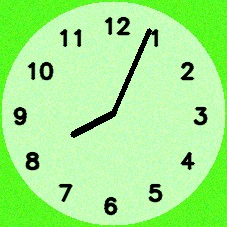
#> input picture predict/ori_clocks/img_1778.jpg, 227 x 227 px
$ python ellipse_transform1_0.py predict/ori_clocks/img_1778.jpg
#> lines starting #> are read from the running program, lines starting #| are printed output that depends on the picture; after the words box and inside, x2 and y2 are one past the last pixel; in counts of white or black regions, pixels touching at a corner belong together
import cv2
import numpy as np
import matplotlib.pyplot as plt

# 设置matplotlib字体
plt.rcParams['font.sans-serif'] = ['SimHei', 'Microsoft YaHei', 'SimSun', 'KaiTi', 'FangSong']
plt.rcParams['axes.unicode_minus'] = False
plt.rcParams['font.size'] = 12

def is_ellipse(contour, ellipse, image_shape):
    """
    判断给定轮廓是否为椭圆

    参数:
    contour: 轮廓点集
    ellipse: 拟合的椭圆参数 ((cx,cy), (width,height), angle)
    image_shape: 图像尺寸 (height, width)

    返回:
    bool: 是否为椭圆
    float: 椭圆拟合度分数 (0-1)
    float: 椭圆面积与图像面积的比率
    """
    # 1. 计算轮廓周长与面积比例（紧凑度）
    contour_area = cv2.contourArea(contour)
    perimeter = cv2.arcLength(contour, True)
    circularity = 4 * np.pi * contour_area / (perimeter * perimeter) if perimeter > 0 else 0

    # 2. 计算轮廓与拟合椭圆的重叠度
    # 创建掩码图像
    mask_contour = np.zeros((1000, 1000), dtype=np.uint8)
    mask_ellipse = np.zeros((1000, 1000), dtype=np.uint8)

    # 绘制轮廓和椭圆
    cv2.drawContours(mask_contour, [contour], 0, 255, -1)
    cv2.ellipse(mask_ellipse, ellipse, 255, -1)

    # 计算重叠区域
    intersection = cv2.bitwise_and(mask_contour, mask_ellipse)
    union = cv2.bitwise_or(mask_contour, mask_ellipse)

    intersection_area = cv2.countNonZero(intersection)
    union_area = cv2.countNonZero(union)

    iou = intersection_area / union_area if union_area > 0 else 0

    # 3. 椭圆拟合误差
    (center, (width, height), angle) = ellipse
    aspect_ratio = max(width, height) / min(width, height) if min(width, height) > 0 else float('inf')

    # 4. 计算拟合椭圆面积与图像面积的比率
    ellipse_area = np.pi * (width/2) * (height/2)  # 椭圆面积公式：π * a * b
    image_area = image_shape[0] * image_shape[1]  # 图像面积 = 高 * 宽
    image_ratio = ellipse_area / image_area if image_area > 0 else float('inf')

    # 5. 计算拟合椭圆面积与轮廓面积比率
    contour_ratio = ellipse_area / contour_area if contour_area > 0 else float('inf')

    # 椭圆拟合度分数
    area_score_image = max(0, 1 - abs(image_ratio - 0.5)) if 0.1 <= image_ratio <= 0.9 else 0
    area_score_contour = max(0, 1 - abs(contour_ratio - 1)) if 0.7 <= contour_ratio <= 1.3 else 0

    ellipse_score = (circularity * 0.2) + (iou * 0.4) + (area_score_contour * 0.2) + (area_score_image * 0.2)

    # 判断条件
    is_valid_ellipse = (iou > 0.5 and
                        aspect_ratio < 3.0 and
                        aspect_ratio > 1.05 and
                        circularity > 0.5 and
                        0.2 <= image_ratio <= 0.9 and
                        0.6 <= contour_ratio <= 1.3 and
                        ellipse_score > 0.6)

    return is_valid_ellipse, ellipse_score, image_ratio

def transform_ellipse_image(image, save_visualization=True):
    """
    检测图像中的椭圆并进行仿射变换使其变为圆形

    参数:
    image: OpenCV格式的图像 (numpy array)
    save_visualization: 是否生成可视化结果图像

    返回:
    numpy.ndarray: 校正后的图像，如果未检测到有效椭圆则返回原图
    numpy.ndarray: 可视化过程的图像，如果save_visualization为False则返回None
    """
    if image is None:
        return None, None

    # 制作一份RGB格式图像用于可视化
    image_rgb = cv2.cvtColor(image, cv2.COLOR_BGR2RGB) if save_visualization else None

    # 转为灰度图
    gray = cv2.cvtColor(image, cv2.COLOR_BGR2GRAY)

    # 高斯模糊去除噪点
    blurred = cv2.GaussianBlur(gray, (5, 5), 0)

    # 自适应阈值
    thresh = cv2.adaptiveThreshold(
        blurred, 255, cv2.ADAPTIVE_THRESH_GAUSSIAN_C,
        cv2.THRESH_BINARY_INV, 11, 2
    )

    # 轮廓检测
    contours, _ = cv2.findContours(thresh, cv2.RETR_EXTERNAL, cv2.CHAIN_APPROX_NONE)

    # 筛选合适的轮廓
    valid_contours = []
    for contour in contours:
        # 至少5个点才能拟合椭圆
        if len(contour) >= 5:
            area = cv2.contourArea(contour)
            # 排除太小的轮廓
            if area > 100:
                # 计算凸包
                hull = cv2.convexHull(contour)
                hull_area = cv2.contourArea(hull)

                # 计算椭圆度和凸性
                solidity = float(area) / hull_area if hull_area > 0 else 0

                # 椭圆应该有较高的凸性
                if solidity > 0.8:
                    valid_contours.append((contour, area))

    # 选择面积最大的轮廓
    if not valid_contours:
        return image, None  # 未检测到有效轮廓，返回原图

    # 选出面积最大的轮廓
    best_contour = max(valid_contours, key=lambda x: x[1])[0]

    # 如果需要可视化，绘制最佳轮廓图像
    best_contour_img = None
    if save_visualization:
        best_contour_img = image.copy()
        cv2.drawContours(best_contour_img, [best_contour], 0, (255, 0, 0), 2)

    # 拟合椭圆
    best_ellipse = cv2.fitEllipse(best_contour)

    # 判断是否为椭圆，传入图像尺寸
    is_valid_ellipse, ellipse_score, area_ratio = is_ellipse(best_contour, best_ellipse, image.shape[:2])

    # 如果需要可视化，绘制拟合椭圆的图像
    best_ellipse_img = None
    if save_visualization:
        best_ellipse_img = image.copy()
        cv2.ellipse(best_ellipse_img, best_ellipse, (0, 0, 255), 2)

    # 获取椭圆参数
    (center, (width, height), angle) = best_ellipse
    cx, cy = center
    major_axis = max(width, height)
    minor_axis = min(width, height)
    aspect_ratio = major_axis / minor_axis

    # 创建校正后的图像
    corrected_img = None

    # 仅当轮廓确实是椭圆时才进行仿射变换
    if is_valid_ellipse:
        # 修正角度解释
        if height > width:
            angle += 90

        # 转换角度为弧度
        angle_rad = np.deg2rad(angle)

        # 创建更大的空白画布
        h, w = image.shape[:2]
        canvas_size = int(max(h, w) * max(2.0, aspect_ratio) * 1.2)
        canvas = np.zeros((canvas_size, canvas_size, 3), dtype=np.uint8)

        # 复制原图到画布中心
        x_offset = (canvas_size - w) // 2
        y_offset = (canvas_size - h) // 2
        canvas[y_offset:y_offset+h, x_offset:x_offset+w] = image

        # 调整中心点坐标
        cx_new = cx + x_offset
        cy_new = cy + y_offset

        # 计算变换矩阵
        T1 = np.array([[1, 0, -cx_new], [0, 1, -cy_new], [0, 0, 1]])

        cos_a = np.cos(-angle_rad)
        sin_a = np.sin(-angle_rad)
        R1 = np.array([[cos_a, -sin_a, 0], [sin_a, cos_a, 0], [0, 0, 1]])

        scale_x = 1.0
        scale_y = major_axis / minor_axis
        S = np.array([[scale_x, 0, 0], [0, scale_y, 0], [0, 0, 1]])

        R2 = np.array([[cos_a, sin_a, 0], [-sin_a, cos_a, 0], [0, 0, 1]])

        T2 = np.array([[1, 0, cx_new], [0, 1, cy_new], [0, 0, 1]])

        # 组合变换矩阵
        M = T2.dot(R2).dot(S).dot(R1).dot(T1)
        affine_matrix = M[:2, :]

        # 执行仿射变换
        corrected_canvas = cv2.warpAffine(canvas, affine_matrix, (canvas_size, canvas_size), flags=cv2.INTER_LINEAR)

        # 裁剪黑边
        corrected_gray = cv2.cvtColor(corrected_canvas, cv2.COLOR_BGR2GRAY)
        _, thresh = cv2.threshold(corrected_gray, 5, 255, cv2.THRESH_BINARY)

        kernel = np.ones((5, 5), np.uint8)
        thresh = cv2.dilate(thresh, kernel, iterations=2)
        thresh = cv2.erode(thresh, kernel, iterations=1)

        contours, _ = cv2.findContours(thresh, cv2.RETR_EXTERNAL, cv2.CHAIN_APPROX_SIMPLE)

        if contours and len(contours) > 0:
            max_contour = max(contours, key=cv2.contourArea)
            x, y, w_crop, h_crop = cv2.boundingRect(max_contour)

            # 减小黑边
            padding = 5
            margin = 15  # 略微增加向内收缩的像素数
            x = max(0, x + margin - padding)
            y = max(0, y + margin - padding)
            w_crop = min(canvas_size - x, w_crop - 2*margin + 2*padding)
            h_crop = min(canvas_size - y, h_crop - 2*margin + 2*padding)

            corrected_img = corrected_canvas[y:y+h_crop, x:x+w_crop]
        else:
            corrected_img = corrected_canvas
    else:
        # 如果不是椭圆，则直接使用原图
        corrected_img = image.copy()

    # 创建可视化图像
    visualization = None
    if save_visualization:
        # 将所有图像显示在一个2x2布局中
        fig = plt.figure(figsize=(12, 10))

        # 原始图像
        plt.subplot(2, 2, 1)
        plt.imshow(image_rgb)
        plt.title('原始图像')
        plt.axis('off')

        # 最佳轮廓
        plt.subplot(2, 2, 2)
        plt.imshow(cv2.cvtColor(best_contour_img, cv2.COLOR_BGR2RGB))
        plt.title('最佳轮廓')
        plt.axis('off')

        # 拟合椭圆
        plt.subplot(2, 2, 3)
        plt.imshow(cv2.cvtColor(best_ellipse_img, cv2.COLOR_BGR2RGB))
        ellipse_title = f'拟合椭圆 (比例: {aspect_ratio:.2f})'
        if is_valid_ellipse:
            ellipse_title += f' - 有效椭圆(分数:{ellipse_score:.2f}, 占图:{area_ratio:.2f})'
        else:
            ellipse_title += f' - 非椭圆(分数:{ellipse_score:.2f}, 占图:{area_ratio:.2f})'
        plt.title(ellipse_title)
        plt.axis('off')

        # 校正后图像
        plt.subplot(2, 2, 4)
        plt.imshow(cv2.cvtColor(corrected_img, cv2.COLOR_BGR2RGB))
        if is_valid_ellipse:
            plt.title('校正后图像（已裁剪黑边）')
        else:
            plt.title('原始图像（未检测到有效椭圆）')
        plt.axis('off')

        plt.tight_layout()

        # 将图形转换为图像
        fig.canvas.draw()
        visualization = np.frombuffer(fig.canvas.tostring_rgb(), dtype=np.uint8)
        visualization = visualization.reshape(fig.canvas.get_width_height()[::-1] + (3,))
        plt.close(fig)  # 关闭图形，避免显示

    return corrected_img, visualization

# 使用示例
if __name__ == "__main__":
    # 测试代码
    import sys

    if len(sys.argv) > 1:
        # 从命令行参数获取图像路径
        image_path = sys.argv[1]
        image = cv2.imread(image_path)
#> image is the input picture: shape (227, 227, 3); mean B, G, R 138.5, 239.4, 161.4

        if image is not None:
            # 处理图像，同时生成可视化结果
            result, visualization = transform_ellipse_image(image)
#> in transform_ellipse_image, `blurred = cv2.GaussianBlur(gray, (5, 5), 0)`:
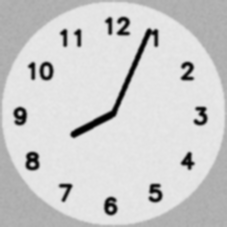
#> blurred: shape (227, 227); min 1, max 233, mean 204.6
#> in transform_ellipse_image, `thresh = cv2.adaptiveThreshold( blurred, 255, cv2.ADAPTIVE_THRESH_GAUS..`:
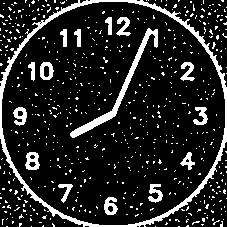
#> thresh: shape (227, 227); 14.2% white; 603 white regions (587 under 20 px)
#> in transform_ellipse_image, `contours, _ = cv2.findContours(thresh, cv2.RETR_EXTERNAL, cv2.CHAIN_AP..`: contours = 219 contours, 218 with area under 20; largest, box (x1, y1, x2, y2) and area: (0, 0, 227, 227) 41730
#> the loop in transform_ellipse_image, `for contour in contours:` made 219 passes
#> contour on passes 1 to 3: [[178, 226], [179, 226]], [[155, 226]], [[31, 226]]
#> after the loop in transform_ellipse_image, `for contour in contours:`: valid_contours = 1 item
#> in transform_ellipse_image, `best_contour = max(valid_contours, key=lambda x: x[1])[0]`: best_contour = contour of 839 points, box (x1, y1, x2, y2) (0, 0, 227, 227), area 41730
#> in transform_ellipse_image, `cv2.drawContours(best_contour_img, [best_contour], 0, (255, 0, 0), 2)`:
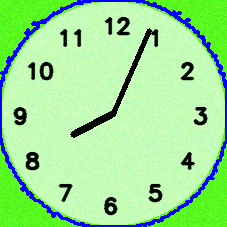
#> best_contour_img: shape (227, 227, 3); 5.06% of pixels changed, all inside (x1, y1, x2, y2) = (0, 0, 227, 227)
#> in transform_ellipse_image, `best_ellipse = cv2.fitEllipse(best_contour)`: best_ellipse = ((112.9, 112.7), (231.3, 231.3), 170.2)
#> in is_ellipse, `contour_area = cv2.contourArea(contour)`: contour_area = 41729.5
#> in is_ellipse, `perimeter = cv2.arcLength(contour, True)`: perimeter = 969.5
#> in is_ellipse, `circularity = 4 * np.pi * contour_area / (perimeter * perimeter) if pe..`: circularity = 0.558
#> in is_ellipse, `cv2.drawContours(mask_contour, [contour], 0, 255, -1)`:
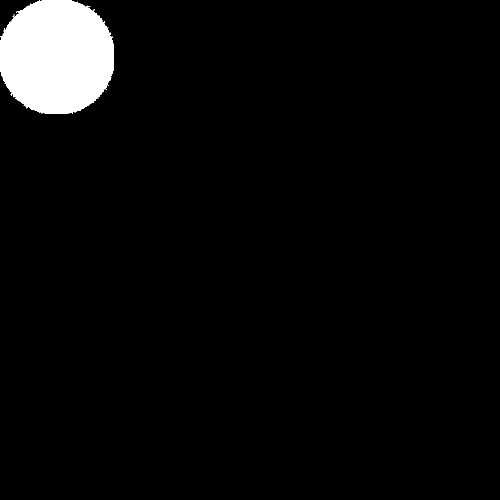
#> mask_contour: shape (1000, 1000) (shown at 1/2 size); 4.2% white; 1 white region, box (x1, y1, x2, y2) and area: (0, 0, 227, 227) 42150
#> in is_ellipse, `cv2.ellipse(mask_ellipse, ellipse, 255, -1)`: mask_ellipse: shape (1000, 1000); 4.2% white; 1 white region, box (x1, y1, x2, y2) and area: (0, 0, 230, 229) 42134
#> in is_ellipse, `intersection = cv2.bitwise_and(mask_contour, mask_ellipse)`: intersection: shape (1000, 1000); 4.2% white; 1 white region, box (x1, y1, x2, y2) and area: (0, 0, 227, 227) 41865
#> in is_ellipse, `union = cv2.bitwise_or(mask_contour, mask_ellipse)`: union: shape (1000, 1000); 4.2% white; 1 white region, box (x1, y1, x2, y2) and area: (0, 0, 230, 229) 42419
#> in is_ellipse, `intersection_area = cv2.countNonZero(intersection)`: intersection_area = 41865
#> in is_ellipse, `union_area = cv2.countNonZero(union)`: union_area = 42419
#> in is_ellipse, `iou = intersection_area / union_area if union_area > 0 else 0`: iou = 0.987
#> in is_ellipse, `(center, (width, height), angle) = ellipse`: center = (112.9, 112.7); width = 231.3; angle = 170.2
#> in is_ellipse, `aspect_ratio = max(width, height) / min(width, height) if min(width, h..`: aspect_ratio = 1
#> in is_ellipse, `ellipse_area = np.pi * (width/2) * (height/2)`: ellipse_area = 42022.8
#> in is_ellipse, `image_ratio = ellipse_area / image_area if image_area > 0 else float('..`: image_ratio = 0.816
#> in is_ellipse, `contour_ratio = ellipse_area / contour_area if contour_area > 0 else f..`: contour_ratio = 1.01
#> in is_ellipse, `area_score_image = max(0, 1 - abs(image_ratio - 0.5)) if 0.1 <= image_..`: area_score_image = 0.684
#> in is_ellipse, `area_score_contour = max(0, 1 - abs(contour_ratio - 1)) if 0.7 <= cont..`: area_score_contour = 0.993
#> in is_ellipse, `ellipse_score = (circularity * 0.2) + (iou * 0.4) + (area_score_contou..`: ellipse_score = 0.842
#> in is_ellipse, `is_valid_ellipse = (iou > 0.5 and aspect_ratio < 3.0 and aspect_ratio ..`: is_valid_ellipse = False
#> in transform_ellipse_image, `is_valid_ellipse, ellipse_score, area_ratio = is_ellipse(best_contour,..`: ellipse_score = 0.842; area_ratio = 0.816
#> in transform_ellipse_image, `cv2.ellipse(best_ellipse_img, best_ellipse, (0, 0, 255), 2)`:
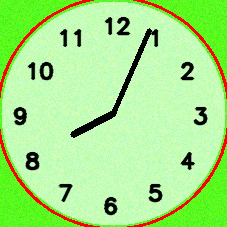
#> best_ellipse_img: shape (227, 227, 3); 3.19% of pixels changed, all inside (x1, y1, x2, y2) = (0, 0, 227, 227)
#> in transform_ellipse_image, `(center, (width, height), angle) = best_ellipse`: center = (112.9, 112.7); width = 231.3; angle = 170.2
#> in transform_ellipse_image, `cx, cy = center`: cx = 112.9; cy = 112.7
#> in transform_ellipse_image, `major_axis = max(width, height)`: major_axis = 231.3
#> in transform_ellipse_image, `aspect_ratio = major_axis / minor_axis`: aspect_ratio = 1
#> in transform_ellipse_image, `ellipse_title = f'拟合椭圆 (比例: {aspect_ratio:.2f})'`: ellipse_title = '拟合椭圆 (比例: 1.00)'
#> in transform_ellipse_image, `ellipse_title += f' - 非椭圆(分数:{ellipse_score:.2f}, 占图:{area_ratio:.2f})'`: ellipse_title = '拟合椭圆 (比例: 1.00) - 非椭圆(分数:0.84, 占图:0.82)'
#> in transform_ellipse_image, `plt.close(fig)`:
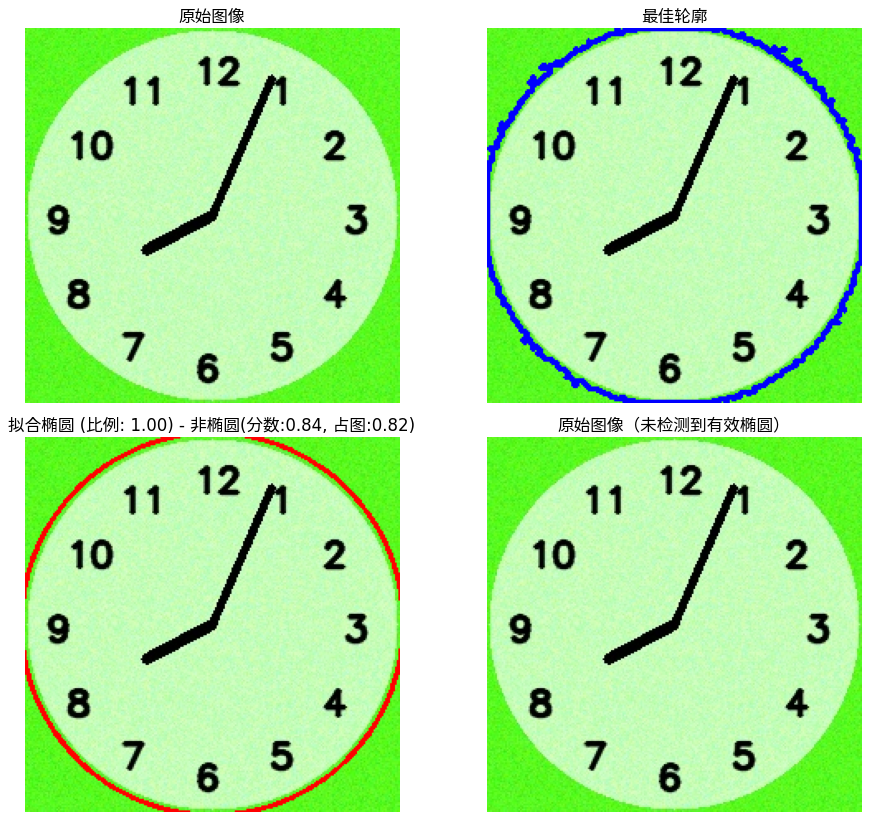
#> figure drawn by matplotlib, 4 panels
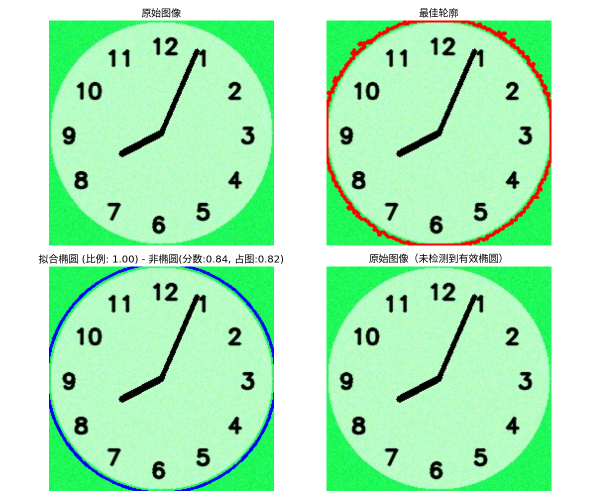
#> visualization: shape (1000, 1200, 3) (shown at 1/2 size); mean B, G, R 190.7, 239.6, 176.9

            # 显示结果
            cv2.imshow("原始图像", image)
            cv2.imshow("处理后图像", result)

            # 如果有可视化结果，显示它
            if visualization is not None:
                # 转换RGB为BGR (OpenCV格式)
                visualization_bgr = cv2.cvtColor(visualization, cv2.COLOR_RGB2BGR)
                cv2.imshow("处理过程可视化", visualization_bgr)

            cv2.waitKey(0)
            cv2.destroyAllWindows()

            # 保存结果
            cv2.imwrite("result_transformed.jpg", result)
            if visualization is not None:
                cv2.imwrite("result_visualization.jpg", visualization_bgr)
            print("结果已保存为 result_transformed.jpg 和 result_visualization.jpg")
        else:
            print(f"无法加载图像: {image_path}")
    else:
        print("使用方法: python ellipse_transform.py <图像路径>")

$ run again, on predict/ori_clocks/img_1804.jpg
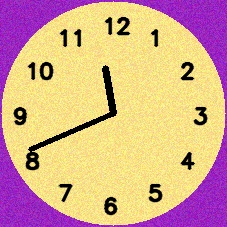
#> input picture predict/ori_clocks/img_1804.jpg, 227 x 227 px
#> image is the input picture: shape (227, 227, 3); mean B, G, R 142.7, 170.5, 213
#> in transform_ellipse_image, `thresh = cv2.adaptiveThreshold( blurred, 255, cv2.ADAPTIVE_THRESH_GAUS..`:
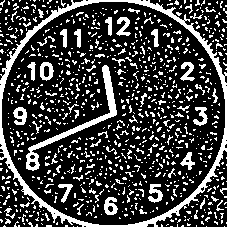
#> thresh: shape (227, 227); 24.6% white; 952 white regions (887 under 20 px)
#> contours = 234 contours, 232 with area under 20; largest, box (x1, y1, x2, y2) and area: (0, 0, 227, 227) 42272, (4, 208, 15, 219) 22
#> the loop in transform_ellipse_image, `for contour in contours:` made 234 passes
#> area on pass 64: 22.5
#> after the loop in transform_ellipse_image, `for contour in contours:`: valid_contours = 1 item
#> best_contour = contour of 951 points, box (x1, y1, x2, y2) (0, 0, 227, 227), area 42272
#> best_contour_img: shape (227, 227, 3); 5.5% of pixels changed, all inside (x1, y1, x2, y2) = (0, 0, 227, 227)
#> best_ellipse = ((112.9, 113.1), (233.1, 233.9), 31)
#> contour_area = 42272.5
#> perimeter = 1093.1
#> circularity = 0.445
#> mask_contour: shape (1000, 1000); 4.3% white; 1 white region, box (x1, y1, x2, y2) and area: (0, 0, 227, 227) 42749
#> mask_ellipse: shape (1000, 1000); 4.3% white; 1 white region, box (x1, y1, x2, y2) and area: (0, 0, 231, 231) 42843
#> intersection: shape (1000, 1000); 4.2% white; 1 white region, box (x1, y1, x2, y2) and area: (0, 0, 227, 227) 42340
#> union: shape (1000, 1000); 4.3% white; 1 white region, box (x1, y1, x2, y2) and area: (0, 0, 231, 231) 43252
#> intersection_area = 42340
#> union_area = 43252
#> iou = 0.979
#> in is_ellipse, `(center, (width, height), angle) = ellipse`: center = (112.9, 113.1); width = 233.1; height = 233.9; angle = 31
#> in is_ellipse, `aspect_ratio = max(width, height) / min(width, height) if min(width, h..`: aspect_ratio = 1
#> ellipse_area = 42830
#> image_ratio = 0.831
#> contour_ratio = 1.01
#> area_score_image = 0.669
#> area_score_contour = 0.987
#> in is_ellipse, `ellipse_score = (circularity * 0.2) + (iou * 0.4) + (area_score_contou..`: ellipse_score = 0.812
#> in is_ellipse, `is_valid_ellipse = (iou > 0.5 and aspect_ratio < 3.0 and aspect_ratio ..`: is_valid_ellipse = False
#> in transform_ellipse_image, `is_valid_ellipse, ellipse_score, area_ratio = is_ellipse(best_contour,..`: ellipse_score = 0.812; area_ratio = 0.831
#> in transform_ellipse_image, `(center, (width, height), angle) = best_ellipse`: center = (112.9, 113.1); width = 233.1; height = 233.9; angle = 31
#> cx = 112.9; cy = 113.1
#> major_axis = 233.9
#> minor_axis = 233.1
#> in transform_ellipse_image, `aspect_ratio = major_axis / minor_axis`: aspect_ratio = 1
#> in transform_ellipse_image, `ellipse_title = f'拟合椭圆 (比例: {aspect_ratio:.2f})'`: ellipse_title = '拟合椭圆 (比例: 1.00)'
#> in transform_ellipse_image, `ellipse_title += f' - 非椭圆(分数:{ellipse_score:.2f}, 占图:{area_ratio:.2f})'`: ellipse_title = '拟合椭圆 (比例: 1.00) - 非椭圆(分数:0.81, 占图:0.83)'
#> `result, visualization = transform_ellipse_image(image)`:
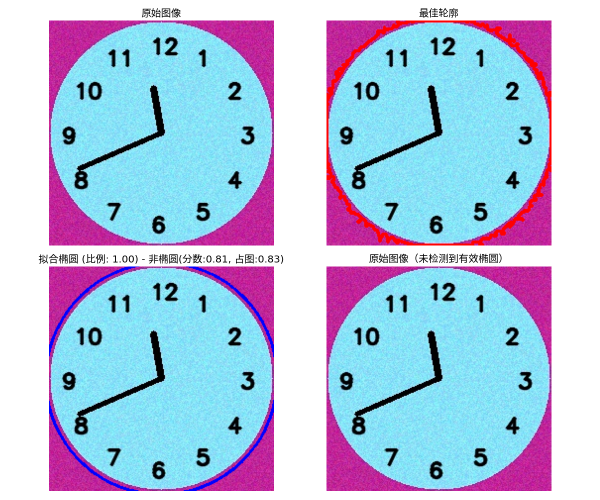
#> visualization: shape (1000, 1200, 3) (shown at 1/2 size); mean B, G, R 224.4, 196.2, 177.5
